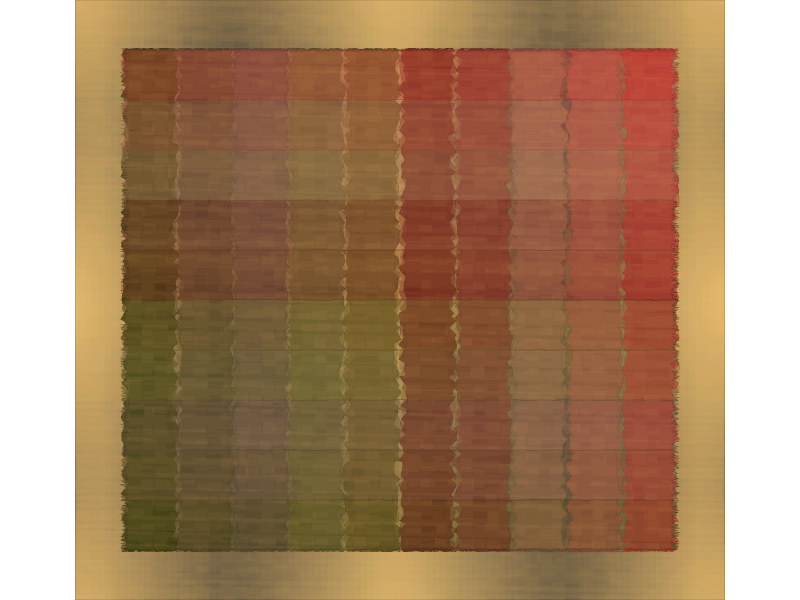

Write the R code that produced this figure.
## ---- chunk 1
#=============================================================================#
#Library Load-in---------------------------------------------------------------
#=============================================================================#
library(dplyr)
library(purrr)
library(ggplot2)

#=============================================================================#
#Data Set-up-------------------------------------------------------------------
#=============================================================================#

#Number of strips#
n = 10

#Horizontal Strips#
canvas <- tibble(x = c(seq(0,1, length = 100),
                       rep(1,100),
                       seq(1,0, length = 100),
                       rep(0,100)),
                 y = c(rep(0,100),
                       seq(0,10, length = 100),
                       rep(10, 100),
                       seq(10,0, length = 100)))

#Vertical Strips#
canvas2 <- tibble(y = c(seq(0,1, length = 100),
                       rep(1,100),
                       seq(1,0, length = 100),
                       rep(0,100)),
                 x = c(rep(0,100),
                       seq(0,11, length = 100),
                       rep(11, 100),
                       seq(11,0, length = 100)))

#Scale transformations
trans <- seq(0,10, length = n)
trans2 <- seq(0,9, length = n)

#Color options#
color_pal <- colorRampPalette(sort(c("#ba3834","#731b18","#6a6a2a","#3d3d12","#634d41","#9e7057")))(n)
border_pal <- map_chr(color_pal, ~colorRampPalette(c(.x, "#000000"))(10)[4])

#Iteration Options#
cube_opts <- list(trans, color_pal, border_pal)
cube_opts2 <- list(trans2, color_pal, border_pal)

#Strips data compilation#
cubes <- pmap_df(cube_opts, ~canvas |>
                  mutate(x = x +..1,
                         fill = ..2,
                         color = ..3,
                         group = ..1))

verts <- pmap_df(cube_opts2, ~canvas2 |>
                   mutate(y = y +..1,
                          fill = ..2,
                          color = ..3,
                          group = ..1))

#Overall texture data#
texture <- tibble(x = -1,
                  xend = 12,
                  y = seq(-2,12, length = 100),
                  yend = y,
                  color = colorRampPalette(c("#EEC373","#333333","#EEC373","#333333","#EEC373"))(100))

texture2 <- tibble(y = -2,
                  yend = 12,
                  x = seq(-1,12, length = 100),
                  xend = x,
                  color = colorRampPalette(c("#EEC373","#333333","#EEC373","#333333","#EEC373"))(100))

texture3 <- tibble(x = seq(-1,12, length = 50),
                   y = seq(-2,12, length = 50)) |>
  expand.grid()

#=============================================================================#
#Final Piece-------------------------------------------------------------------
#=============================================================================#
cubes |>
  ggplot(aes(x,y, group = group))+
  theme_void()+
  theme(plot.background = element_rect(fill = "#EEC373"))+
  geom_polygon(position = position_jitter(width = .09), 
               color = cubes$color, 
               fill = cubes$fill, 
               linewidth = .1)+
  geom_segment(data = texture, aes(x,y, xend = xend, yend = yend), 
               inherit.aes = FALSE, 
               color = texture$color, 
               alpha = .1, 
               linewidth = 20)+
  geom_polygon(position = position_jitter(width = .09), 
               color = cubes$color, 
               fill = cubes$fill, 
               linewidth = .1, 
               alpha = .9)+
  geom_segment(data = texture2, aes(x,y, xend = xend, yend = yend), 
               inherit.aes = FALSE, 
               color = texture2$color, 
               alpha = .1, 
               linewidth = 20)+
  geom_polygon(position = position_jitter(width = .09), 
               color = cubes$color, 
               fill = cubes$fill, 
               linewidth = .1, 
               alpha = .9)+
  geom_polygon(position = position_jitter(width = .09), 
               color = cubes$color, 
               fill = cubes$fill, 
               linewidth = .1, 
               alpha = .4)+
  geom_polygon(data = verts, 
               position = position_jitter(width = .09), 
               color = verts$color, 
               fill = verts$fill, 
               linewidth = .1, 
               alpha = .4)+
  geom_path(data = texture3, aes(x,y, group = 1), 
            linewidth = sample(seq(1,10, length = 50), nrow(texture3), replace = TRUE), 
            color = "#EEC373", 
            alpha = .05, 
            position = position_jitter(width = .05, height = .03))+
  coord_equal(expand = FALSE, 
                  xlim = c(-1,12), 
                  ylim = c(-1,11))

# ggsave("images/24.png",
#        dpi = 300,
#        device = "png",
#        bg = "transparent")
